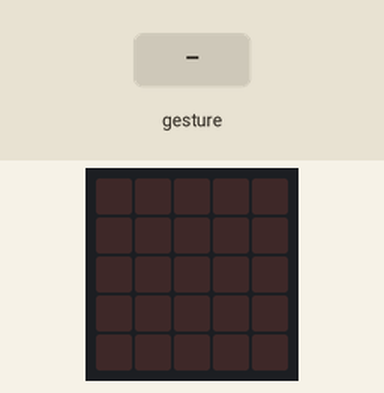
This program was run on a simulated BBC micro:bit (MakeCode). Shown: the board's 5×5 LED display. The test bench sets the inputs (shaded band).

Above: at 1.2 s.
1.3 s: sound turns loud
At 1.9 s:
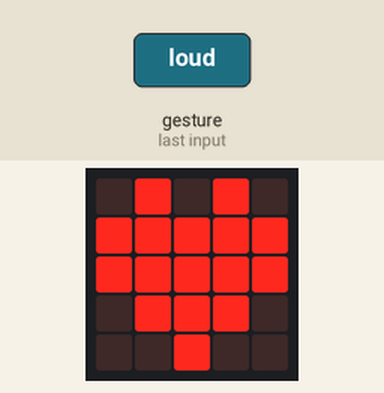
At 2.7 s:
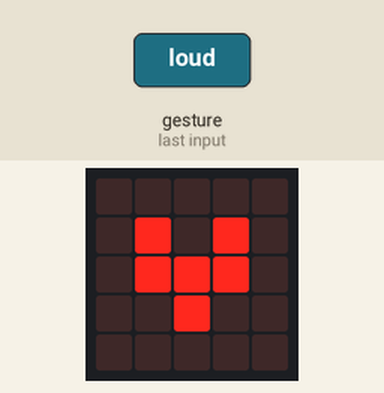
Timing chart, 0 to 4.3 s (numbered marks = the images above; inputs shaded):
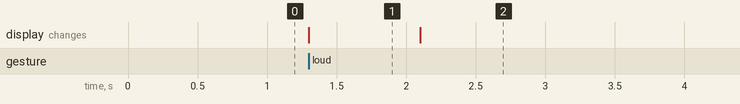

The program:

main.ts
```typescript
input.onSound(DetectedSound.Loud, function () {
    music.setVolume(255)
    basic.showIcon(IconNames.Heart)
})
input.onSound(DetectedSound.Quiet, function () {
    music.setVolume(100)
    basic.showIcon(IconNames.SmallHeart)
})
basic.forever(function () {

})
```

test.ts
```typescript
// les tests vont ici ; cela ne sera pas compilé si ce paquet est utilisé en tant qu'extension.
```

Measured:
- after the input at 1.3 s, the display: changes at once (image 1)
- what the display in image 1 shows lasts 0.8 s, from 1.3 s to 2.1 s
